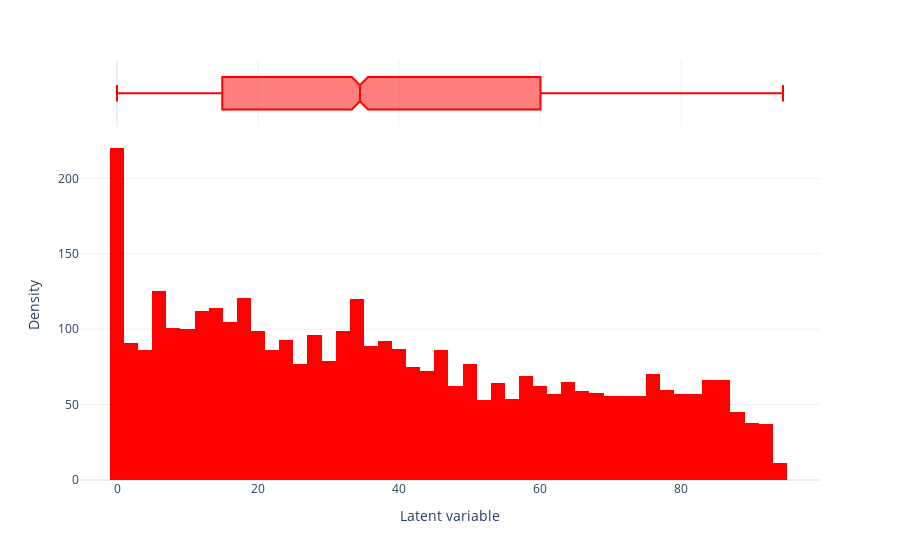

The notebook cell this image was saved under:
### Code cell
ae_model.plot_latent_score_distribution(latent_variables_to_plot=(1, ), 
                                        scale = "bit", color="Red",
                                        z_estimation_method = "NN")

### Figure 1 — Plotly figure (JSON) as saved in the notebook; plotly's stock layout.template omitted (floating-point values rounded to 4 significant figures; data arrays with more than 128 entries replaced by an {"elided": "..."} marker saying what was removed)
{"data": [{"alignmentgroup": "True", "bingroup": "x", "hovertemplate": "values=%{x}<br>count=%{y}<extra></extra>", "legendgroup": "", "marker": {"color": "Red", "pattern": {"shape": ""}}, "name": "", "offsetgroup": "", "orientation": "v", "showlegend": false, "type": "histogram", "x": {"elided": "3780 float values"}, "xaxis": "x", "yaxis": "y"}, {"alignmentgroup": "True", "hovertemplate": "values=%{x}<extra></extra>", "legendgroup": "", "marker": {"color": "Red"}, "name": "", "notched": true, "offsetgroup": "", "showlegend": false, "type": "box", "x": {"elided": "3780 float values"}, "xaxis": "x2", "yaxis": "y2"}], "layout": {"barmode": "relative", "legend": {"tracegroupgap": 0}, "margin": {"t": 60}, "title": {}, "xaxis": {"anchor": "y", "domain": [0, 1], "title": {"text": "Latent variable"}}, "xaxis2": {"anchor": "y2", "domain": [0, 1], "matches": "x", "showgrid": true, "showticklabels": false}, "yaxis": {"anchor": "x", "domain": [0, 0.8316], "title": {"text": "Density"}}, "yaxis2": {"anchor": "x2", "domain": [0.8416, 1], "matches": "y2", "showgrid": false, "showline": false, "showticklabels": false, "ticks": ""}}}
